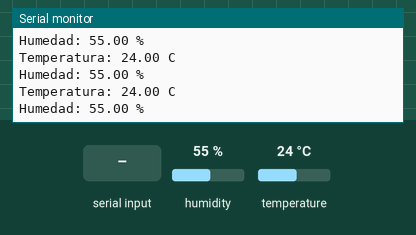
This sketch was run on a simulated ESP32. Parts: the last lines printed to the serial monitor. Wiring (inferred from the names in the program): HTU21/Si7021 sensor at I2C address 0x40. The test bench sets the inputs (shaded band); at power-on: humidity 55 %, temperature 24 °C. Nothing arrives over Bluetooth unless stated; a phone connects over Bluetooth LE 3 s after start.

Above: at 1.2 s.
1.3 s: "1" received over Serial
At 2.47 s:
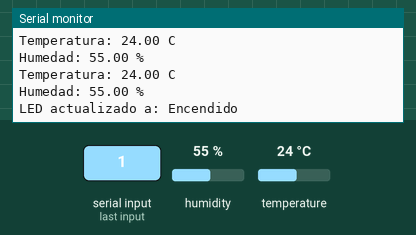
3.8 s: "0" received over Serial
At 5.08 s:
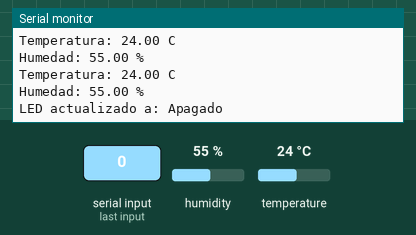
6.4 s: "2" received over Serial
At 7.7 s:
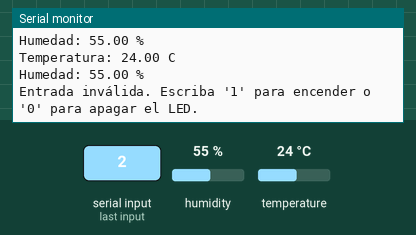
9.0 s: humidity set to 22 %
At 9.31 s:
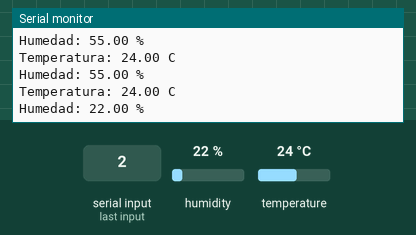
10.5 s: temperature set to 12 °C
At 10.52 s:
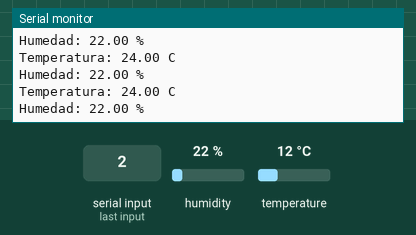
12.0 s: humidity set to 40 %
At 12.13 s:
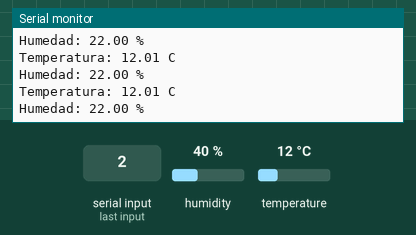
Timing chart, 0 to 14.5 s (numbered marks = the images above; inputs shaded):
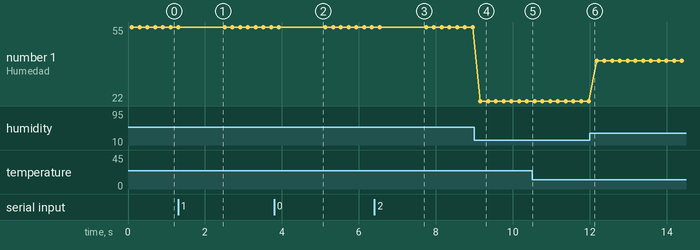

The sketch:

Prueba_BLE_Temp.ino
```cpp
#include <BLEDevice.h>
#include <BLEUtils.h>
#include <BLEServer.h>
#include <Wire.h>

#define SI7021_ADDRESS 0x40  // Dirección I2C del sensor Si7021

BLEServer* pServer = nullptr;
BLECharacteristic* pTemperatureCharacteristic = nullptr;
BLECharacteristic* pHumidityCharacteristic = nullptr;
BLECharacteristic* pLedStateCharacteristic = nullptr; // Característica para el estado del LED

void setup() {
  Serial.begin(9600);
  Wire.begin();  // Inicializar el bus I2C para el sensor SI7021

  BLEDevice::init("SI7021 Sensor");

  pServer = BLEDevice::createServer();

  // Crear un servicio para los sensores
  BLEService* pSensorService = pServer->createService("1809"); // UUID genérico para servicios ambientales

  // Característica para la temperatura
  pTemperatureCharacteristic = pSensorService->createCharacteristic(
                                                      "2A1C", // UUID estándar para la temperatura
                                                      BLECharacteristic::PROPERTY_READ |
                                                      BLECharacteristic::PROPERTY_NOTIFY
                                                    );

  // Característica para la humedad
  pHumidityCharacteristic = pSensorService->createCharacteristic(
                                                      "2A1E", // UUID estándar para la humedad
                                                      BLECharacteristic::PROPERTY_READ |
                                                      BLECharacteristic::PROPERTY_NOTIFY
                                                    );

  // Crear un servicio personalizado para el LED
  BLEService* pLedService = pServer->createService("12345678-1234-1234-1234-123456789abc"); // UUID personalizado para el servicio del LED

  // Característica para el estado del LED
  pLedStateCharacteristic = pLedService->createCharacteristic(
                                                      "abcd1234-ab12-cd34-ef56-abcdef123456", // UUID personalizado para la característica del estado del LED
                                                      BLECharacteristic::PROPERTY_READ |
                                                      BLECharacteristic::PROPERTY_NOTIFY
                                                    );

  pSensorService->start();
  pLedService->start(); // Iniciar el servicio del LED

  // Iniciar publicidad del servidor BLE
  BLEAdvertising* pAdvertising = BLEDevice::getAdvertising();
  pAdvertising->addServiceUUID(pSensorService->getUUID());
  pAdvertising->addServiceUUID(pLedService->getUUID()); // Anunciar el servicio del LED
  pAdvertising->start();
}

void loop() {
  float temperature = readTemperature();
  float humidity = readHumidity();

  char tempBuffer[32];
  char humidityBuffer[32];

  // Convertir los valores de temperatura y humedad a cadenas de texto
  sprintf(tempBuffer, "%.2f C", temperature);
  sprintf(humidityBuffer, "%.2f %%", humidity);

  // Print en el monitor serial para depuración
  Serial.print("Temperatura: ");
  Serial.println(tempBuffer);
  Serial.print("Humedad: ");
  Serial.println(humidityBuffer);

  // Actualizar y notificar la temperatura
  pTemperatureCharacteristic->setValue((uint8_t*)tempBuffer, strlen(tempBuffer));
  pTemperatureCharacteristic->notify();

  // Actualizar y notificar la humedad
  pHumidityCharacteristic->setValue((uint8_t*)humidityBuffer, strlen(humidityBuffer));
  pHumidityCharacteristic->notify();
  // Leer entrada del monitor serial para controlar el LED
  if (Serial.available() > 0) {
    String input = Serial.readString();
    input.trim(); // Eliminar espacios en blanco y nuevas líneas

    if (input.equals("1") || input.equals("0")) {
      pLedStateCharacteristic->setValue((uint8_t*)(input.c_str()), input.length());
      Serial.print("LED actualizado a: ");
      Serial.println(input.equals("1") ? "Encendido" : "Apagado");
      pLedStateCharacteristic->notify(); // Notificar cambio a los dispositivos BLE conectados
    } else {
      Serial.println("Entrada inválida. Escriba '1' para encender o '0' para apagar el LED.");
    }
  }

  delay(100); // Pequeño delay para estabilidad
}

float readTemperature() {
  Wire.beginTransmission(SI7021_ADDRESS);
  Wire.write(0xE3);
  Wire.endTransmission();
  delay(50);
  Wire.requestFrom(SI7021_ADDRESS, 2);
  if (Wire.available() == 2) {
    uint16_t raw = (Wire.read() << 8) | Wire.read();
    return ((175.72 * raw) / 65536) - 46.85;
  }
  return -100; // Error de lectura
}

float readHumidity() {
  Wire.beginTransmission(SI7021_ADDRESS);
  Wire.write(0xE5);
  Wire.endTransmission();
  delay(50);
  Wire.requestFrom(SI7021_ADDRESS, 2);
  if (Wire.available() == 2) {
    uint16_t raw = (Wire.read() << 8) | Wire.read();
    return ((125 * raw) / 65536) - 6;
  }
  return -100; // Error de lectura
}
```

Measured:
- after the input at 1.3 s, the serial monitor: prints a new line after 1.0 s (image 1)
- after the input at 3.8 s, the serial monitor: prints a new line after 1.1 s (image 2)
- after the input at 6.4 s, the serial monitor: prints a new line after 1.1 s (image 3)
- after the input at 9.0 s, the serial monitor: prints a new line after 0.16 s (image 4)
- plotted number 1: 55 → 22 after the input at 9.0 s, 22 → 40 after the input at 12.0 s
